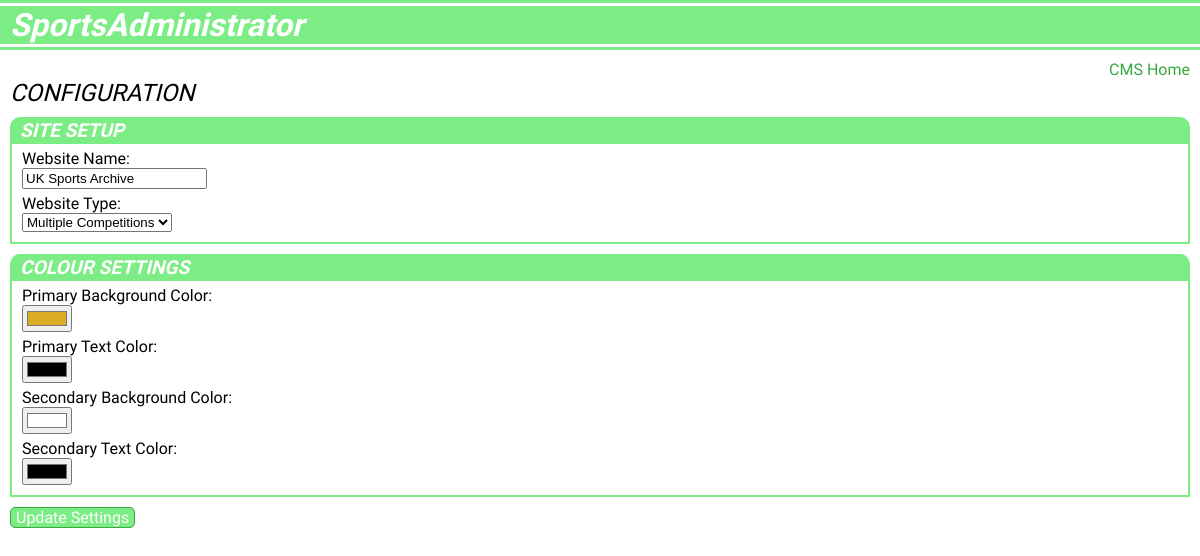
/cms/configuration/ (signed in), run on an earlier commit of the app's database.
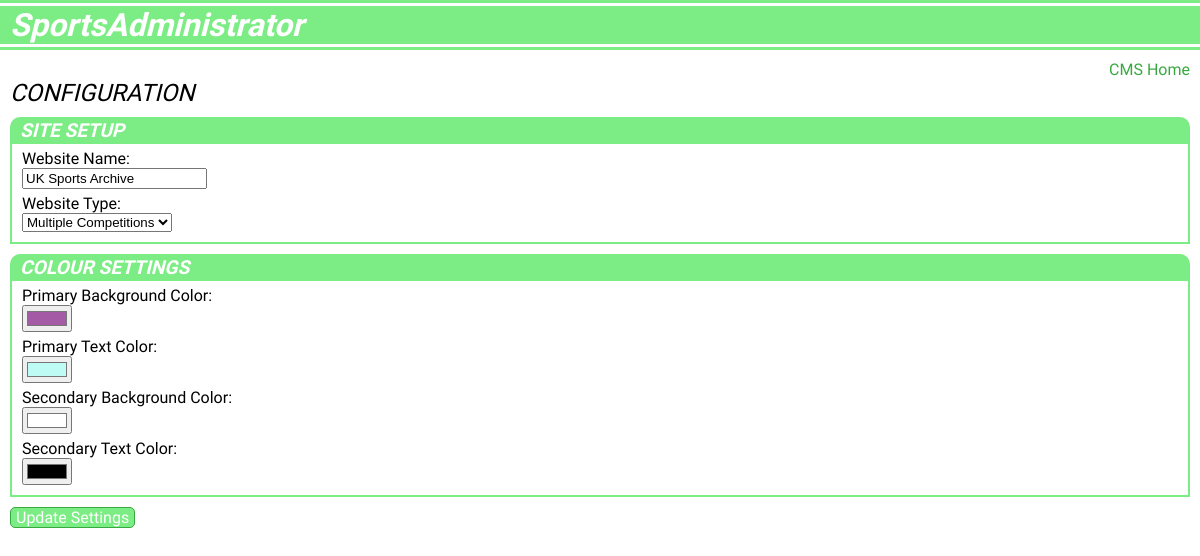
And on a later commit of the database.
### users/models.py (models this page shows, shortened)
class User(AbstractUser):
    objects = UserManager()
    organisation = models.CharField(max_length=50, blank=True, null=True)
    site_name = models.CharField(max_length=50, blank=True, null=True)
    site_type = models.CharField(max_length=25, choices=SITE_OPTIONS, blank=True, null=True)
    primary_color = models.CharField(max_length=10, blank=True, null=True, default="#ffffff")
    secondary_color = models.CharField(max_length=10, blank=True, null=True, default="#ffffff")
    primary_text = models.CharField(max_length=10, blank=True, null=True, default="#000000")
    secondary_text = models.CharField(max_length=10, blank=True, null=True, default="#000000")

### cms/views.py (the view)
# urls.py: path('cms/configuration/', cms_views.configuration, name='configuration'),
@login_required(login_url='/login/')
def configuration(request):
    user = request.user
    if request.method == 'POST':
        setup_form = SiteSetupForm(request.POST, request.FILES, instance=user)
        color_form = SiteColorForm(request.POST, request.FILES, instance=user)
        if setup_form.is_valid() and color_form.is_valid():
            setup_form.save()
            color_form.save()
            messages.success(request, 'Your settings have been saved.')
            return redirect(reverse('configuration'))
        else:
            messages.error(request, 'Sorry, we were unable to save your settings. Please try again.')
    else:
        setup_form = SiteSetupForm(instance=user)
        color_form = SiteColorForm(instance=user)
    args = {
        'setup_form': setup_form,
        'color_form': color_form,
        'button_text': 'Update Settings'
    }
    args.update(csrf(request))
    return render(request, 'configuration.html', args)

### cms/forms.py
class SiteSetupForm(forms.ModelForm):
    class Meta:
        model = User
        fields = ['site_name', 'site_type']
        labels = {
            'site_name': 'Website Name',
            'site_type': 'Website Type',
        }

class SiteColorForm(forms.ModelForm):
    class Meta:
        model = User
        fields = ['primary_color', 'primary_text', 'secondary_color', 'secondary_text']
        labels = {
            'primary_text': 'Primary Text Color',
            'primary_color': 'Primary Background Color',
            'secondary_color': 'Secondary Background Color',
            'secondary_text': 'Secondary Text Color',
        }
        widgets = {
            'primary_color': TextInput(attrs={'type': 'color'}),
            'primary_text': TextInput(attrs={'type': 'color'}),
            'secondary_color': TextInput(attrs={'type': 'color'}),
            'secondary_text': TextInput(attrs={'type': 'color'}),
        }

### cms/templates/configuration.html (shortened to what this page needs)
{% extends "cmsbase.html" %}
{% block page %}
    <div class="breadcrumbs">
        <a class="nav-link" href="{% url 'cms_home' %}">CMS Home</a>
    </div>
    <div class="page-header">
        CONFIGURATION
    </div>
        <form id="default-form" enctype="multipart/form-data" role="form" method="post">
            <div class="cms-header">
                SITE SETUP
            </div>
            <div class="cms-details">
                <div class="format-details">
                    {{ setup_form.as_ul }}
                </div>
            </div>
            <div class="cms-header">
                COLOUR SETTINGS
            </div>
            <div class="cms-details">
                <div class="format-details">
                    {{ color_form.as_ul }}
                </div>
            </div>
            <button class="cms-button" type="submit">{{ button_text }}</button>
        </form>
{% endblock %}

What changed in the data, as far as the page shows it:
changed User "UK Sports Archive": primary_color "#daad25" → "#a55aa5"; primary_text "#000000" → "#bdfbf4"
